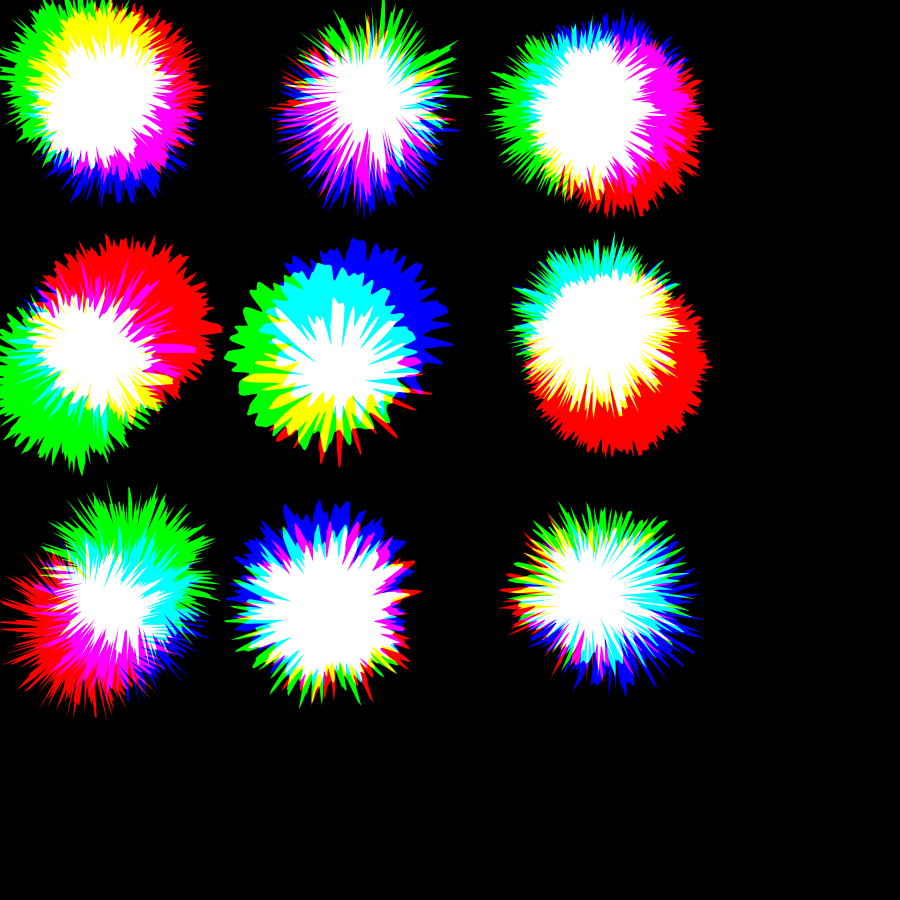
Frame 1 (no input)
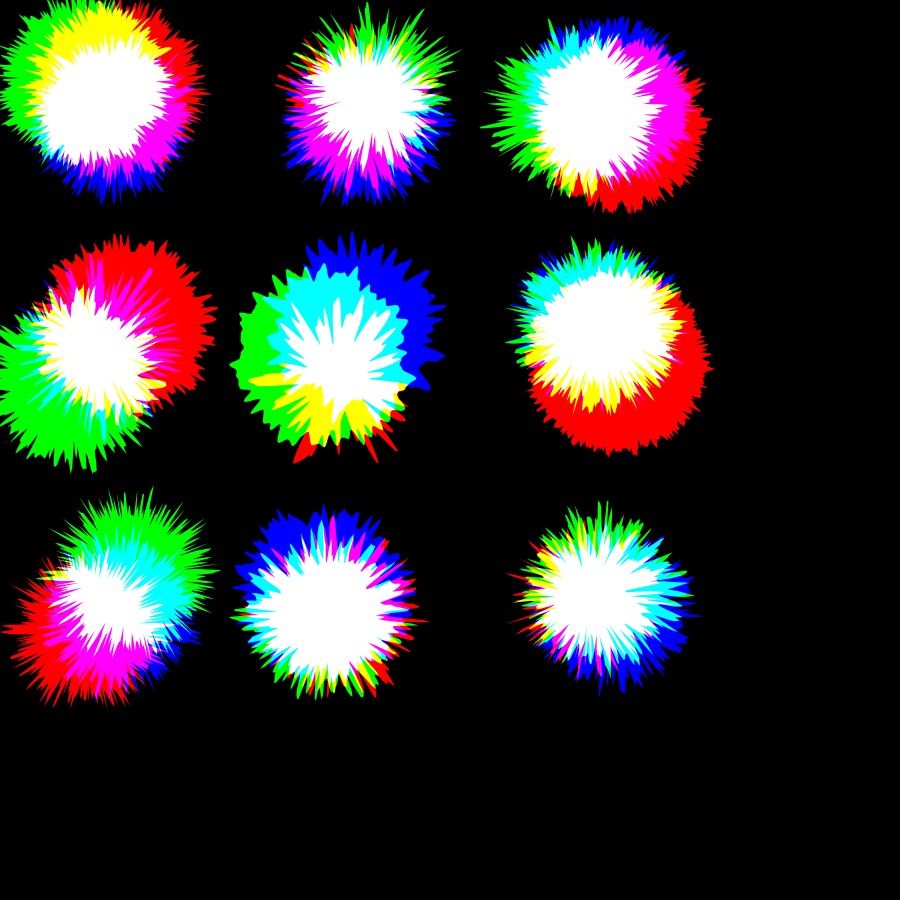
Frame 60 (no input)
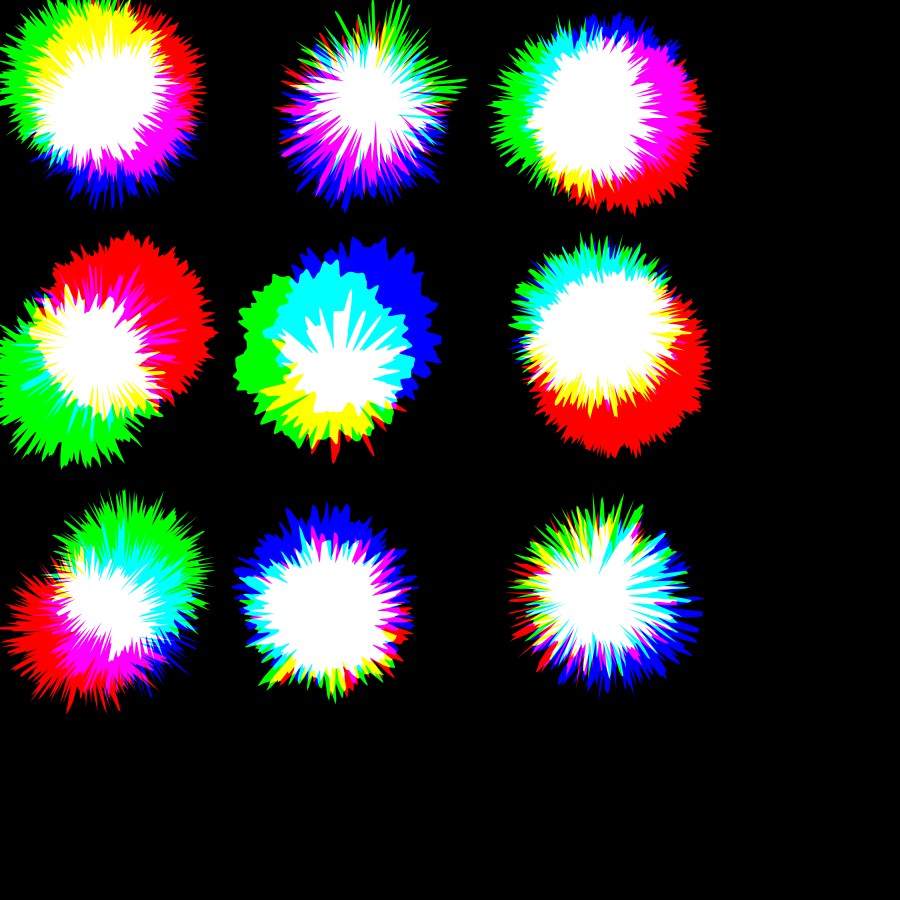
Frame 120 (the mouse pressed at the canvas centre since frame 60)

The p5.js sketch that drew these frames (run headless with seeded random() and noise() and a simulated clock; from frame 60 on, the mouse is pressed at the canvas centre):

// p5.js sketch
// ── sketch.js
//set uo initial parameters
const radius = 100; 
let blobs = []; 
const colors = ['#ff0000', '#00ff00', '#0000ff'];
const positionOffset = 30;

// Define the Blobs class
class Blobs {
  constructor(offset, scale, x, y, tSpeed, color) {
    this.offset = offset;
    this.scale = scale;
    this.x = x; 
    this.y = y;
    this.tSpeed = tSpeed; 
    this.c = color;
    this.t = 0;
    this.s = 0;
  }

  //method to display the blob
  display() {
    push();
    fill(this.c);
    translate(this.x, this.y);
    this.s = lerp(this.s, 1, 1);
    scale(this.s);
    noiseDetail(0.7, 0.5);
    beginShape();
    for (let i = 0; i < TWO_PI; i += radians(1)){
      let x = this.offset * cos(i) + this.offset;
      let y = this.offset * sin(i) + this.offset;
      let r = radius + map(noise(x, y, this.t), 0, 1, -this.scale, this.scale);
      let x1 = r * cos(i);
      let y1 = r * sin(i); 
      vertex(x1, y1);

    }
    endShape();
    this.t += this.tSpeed;
    pop();
  }
}

function generateBlobs(positionX, positionY) {
  const offset = random (0.4, 100)
  new Array(3).fill(1).map((_, i) => {
    const scale = random(20, 80)
    
    const x = positionX + random(-positionOffset, positionOffset)
    const y = positionY + random(-positionOffset, positionOffset)
    
    const tSpeed = random(0.02, 0.1)
    const color = colors[i % 3]
    
    let blob = new Blobs (offset, scale, x, y, tSpeed, color)
    blobs.push(blob)
    
    
  });
}

function setup() {
  createCanvas(900, 900);
  colorMode(HSB, 360, 1,1)
  generateBlobs(100, 100)
  generateBlobs(350, 100)
  generateBlobs(600, 100)
  generateBlobs(100, 350)
  generateBlobs(350, 350)
  generateBlobs(600, 350)
  generateBlobs(100, 600)
  generateBlobs(350, 600)
  generateBlobs(600, 600)
  
  
}

function draw() {
  clear()
  noStroke()
  background(100, 0, 0);
  blendMode(SCREEN)
  blobs.forEach(blob => blob.display())
}
